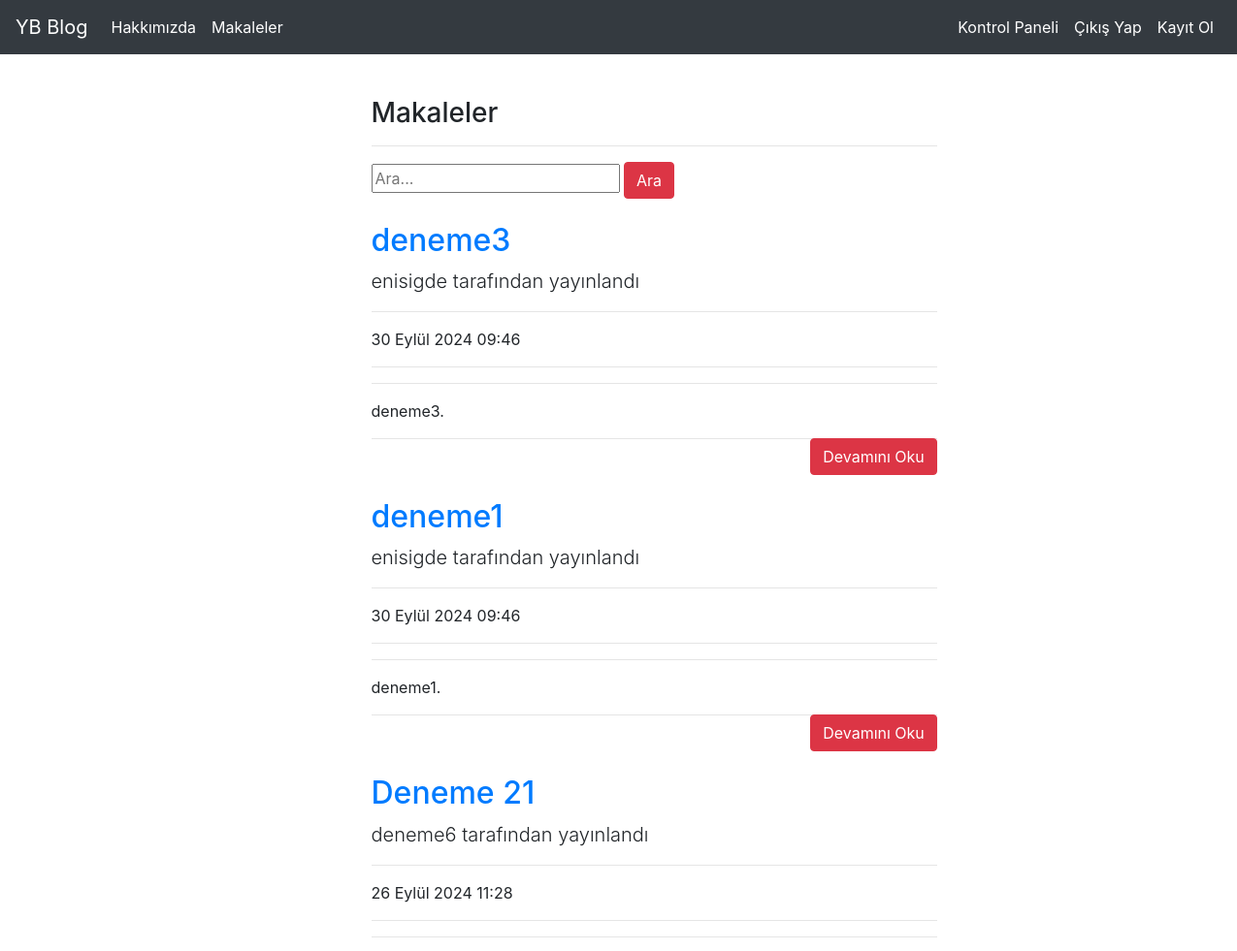
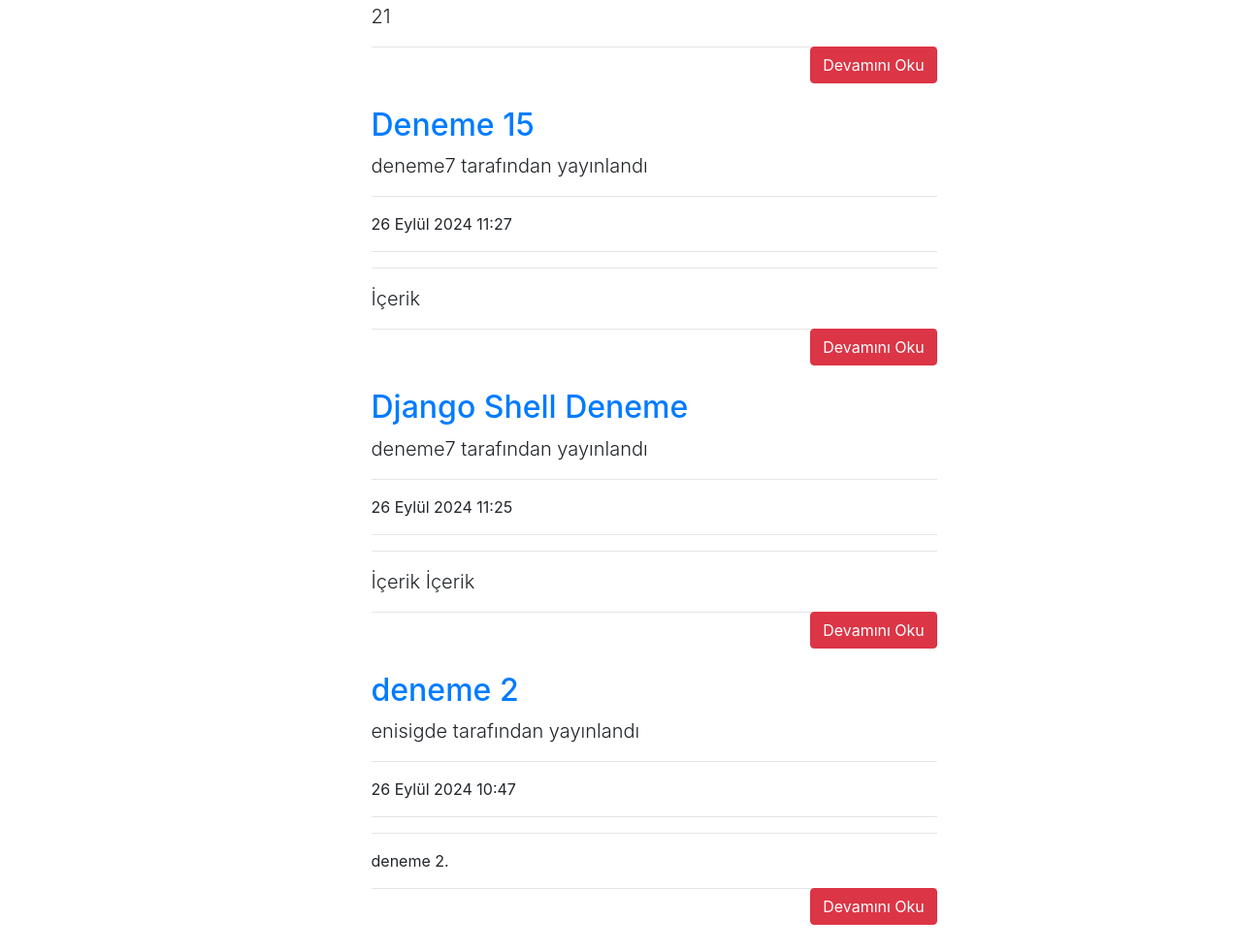
Screenshot of /articles/ (signed in) with the database file from the repository (2 pictures, top to bottom).
### article/models.py (models this page shows, shortened)
class Article(models.Model):
    author = models.ForeignKey("auth.User",on_delete = models.CASCADE,verbose_name = "Yazar ")
    title = models.CharField(max_length = 50,verbose_name = "Başlık")
    content = RichTextField()
    created_date = models.DateTimeField(auto_now_add=True,verbose_name="Oluşturulma Tarihi")
    article_image = models.FileField(blank = True,null = True,verbose_name="Makaleye Fotoğraf Ekleyin")
    class Meta:
        ordering = ['-created_date']

### article/views.py (the view)
# urls.py: path('',views.articles,name = "articles"),
def articles(request):
    keyword = request.GET.get("keyword")
    if keyword:
        articles = Article.objects.filter(title__contains = keyword)
        return render(request,"articles.html",{"articles":articles})
    articles = Article.objects.all()
    return render(request,"articles.html",{"articles":articles})

### templates/articles.html (shortened to what this page needs)
{% extends "layout.html" %}
{% block body %}
<div class ="row">
        <div class="col-md-10 offset-md-3">
            <div class="col-lg-8">
                <h3>Makaleler</h3>
                <hr>
                </div>
        </div>
</div>
<div class ="row">
    <div class="col-md-10 offset-md-3">
        <div class="col-lg-8">
            <form>
                <input type="text" name = "keyword" class="input-sm" maxlength="64" placeholder="Ara...">
              <button type="submit" class="btn btn-danger">Ara</button>
            </form>
      </div>
    </div>
</div>
{% if articles %}
{% for article in articles %}
<div class="row">
    <div class="col-md-10 offset-md-3">
    <div class="col-lg-8">
      <a href="{% url 'article:detail' article.id %}"><h2 class="mt-4">{{article.title}}</h2></a>
      <p class="lead">
        {{article.author.username}} tarafından yayınlandı
      </p>
      <hr>
      <p>{{article.created_date}}</p>
      <hr>
      <hr>
      <p class="lead">
          {{article.content|safe|truncatewords:50}}
      </p>
      <a style ="float : right;" href="{% url 'article:detail' article.id %}" class ="btn btn-danger">Devamını Oku</a>
      <hr>
        </div>
      </div>
      </div>
{% endfor %}
{% endif %}
{% endblock body %}

### rows the page displays
Article: title "deneme3", author.username "enisigde", created_date "30 Eylül 2024 09:46", content "deneme3."
Article: title "deneme1", author.username "enisigde", created_date "30 Eylül 2024 09:46", content "deneme1."
Article: title "Deneme 21", author.username "deneme6", created_date "26 Eylül 2024 11:28", content "21"
Article: title "Deneme 15", author.username "deneme7", created_date "26 Eylül 2024 11:27", content "İçerik"
Article: title "Django Shell Deneme", author.username "deneme7", created_date "26 Eylül 2024 11:25", content "İçerik İçerik"
Article: title "deneme 2", author.username "enisigde", created_date "26 Eylül 2024 10:47", content "deneme 2."
